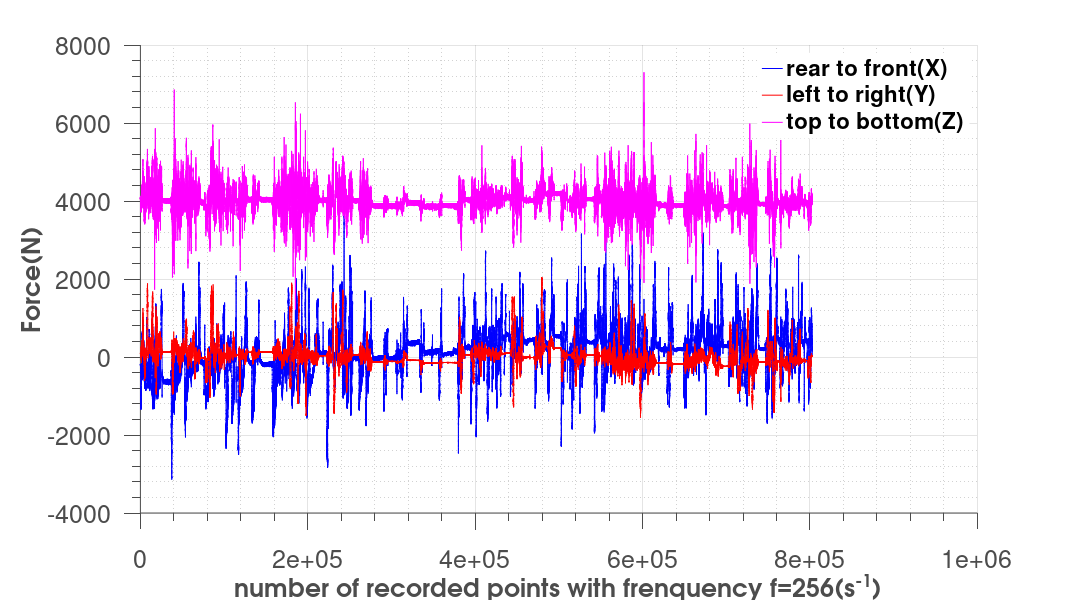

Source code (MATLAB):
clear;clc;close all;

figure(2)
load('FX_RAVG.mat')
x=plot(signal.data,'b');
hold on
load('FY_RAVG.mat')
y=plot(signal.data,'r')
load('FZ_RAVG.mat')
z=plot(signal.data,'m')

grid on;
grid minor;
 hLegend=legend({'rear to front(X)','left to right(Y)','top to bottom(Z)'},'FontSize',30,'FontWeight','bold');
 set([hLegend, gca], 'FontSize', 20)
set(hLegend,'Box','on');
set(hLegend,'EdgeColor',[1 1 1]); %set the edge colour of the legend to white 
% hTitle =title('Force history on a car suspension arm in 3 directions in cartesian coordinate');
% hTitle =title('Stress history of top to botom direction(Z direction)','Fontsize' ,25);
hXLabel =xlabel('number of recorded points with frenquency f=256(s^{-1})' ,'Fontsize' ,30,'FontWeight' , 'bold');
 hYLabel =ylabel('Force(N)', 'Fontsize' ,35,'FontWeight' , 'bold');
 
 set(gca, 'FontName', 'Helvetica')
set([hXLabel, hYLabel], 'FontName', 'AvantGarde')
set([hLegend, gca], 'FontSize', 25)
set([hXLabel, hYLabel], 'FontSize', 25)


% Adjust axes properties
set(gca, 'Box', 'off', 'TickDir', 'out', 'TickLength', [.02 .02], ...
    'XMinorTick', 'on', 'YMinorTick', 'on', 'YGrid', 'on', ...
    'XColor', [.3 .3 .3], 'YColor', [.3 .3 .3], ...
    'LineWidth', 1)

set(gcf,'color','w'); %set figure background transparent
set(gca,'color','w'); %set axis transparent
% Maximize print figure
set(gcf,'outerposition',get(0,'screensize'));
set(gcf, 'PaperPositionMode', 'manual');
set(gcf, 'PaperUnits', 'points'); %[ {inches} | centimeters | normalized | points ]
set(gcf, 'PaperPosition', [0 0 1080 600]); %set(gcf,'PaperPosition',[left,bottom,width,height])
 saveas(gcf,'F:\Git\Doctor_thesis_Zepeng\figures\xyz_suspension.png');
